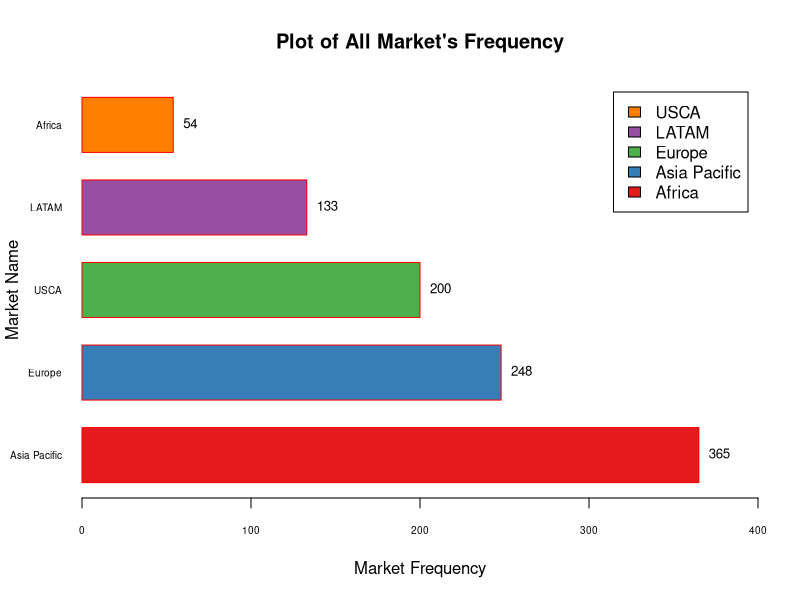
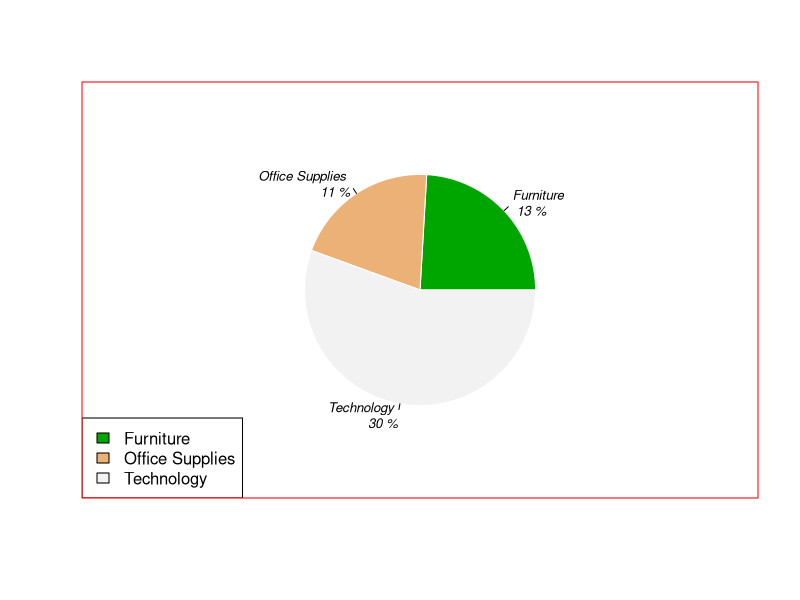
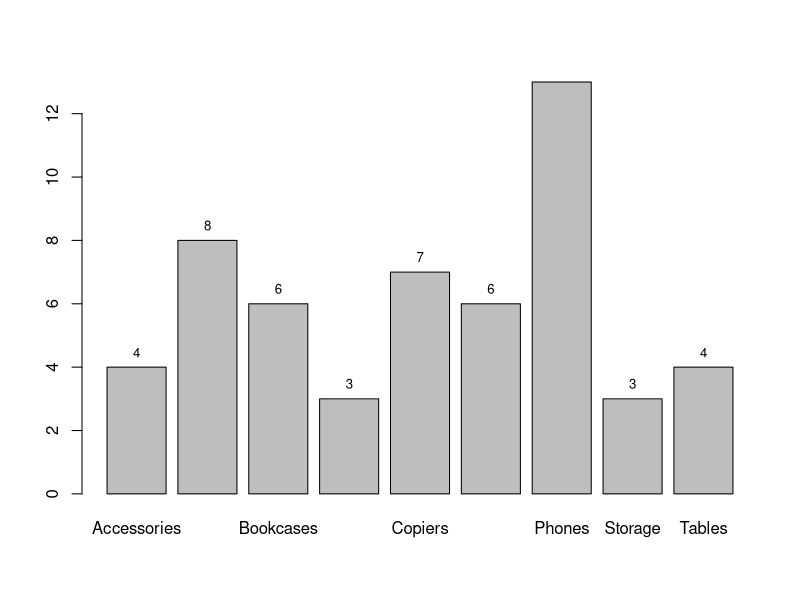
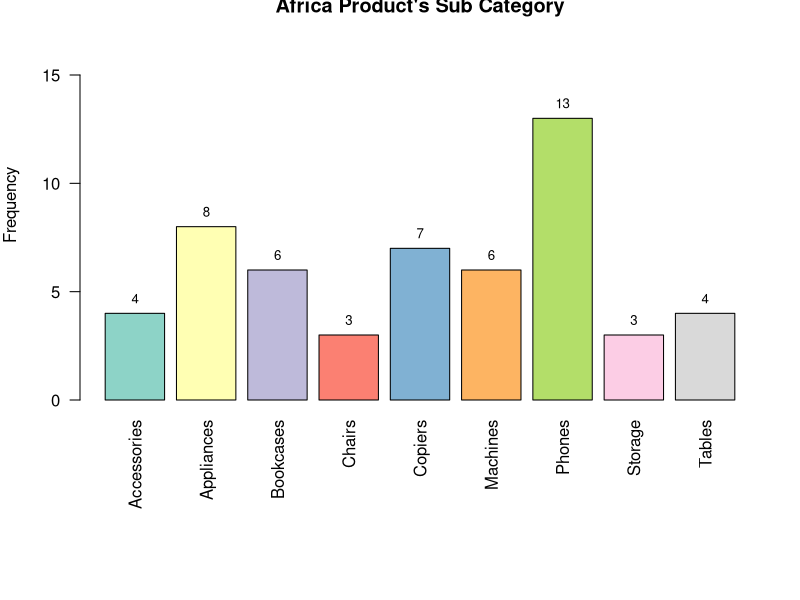
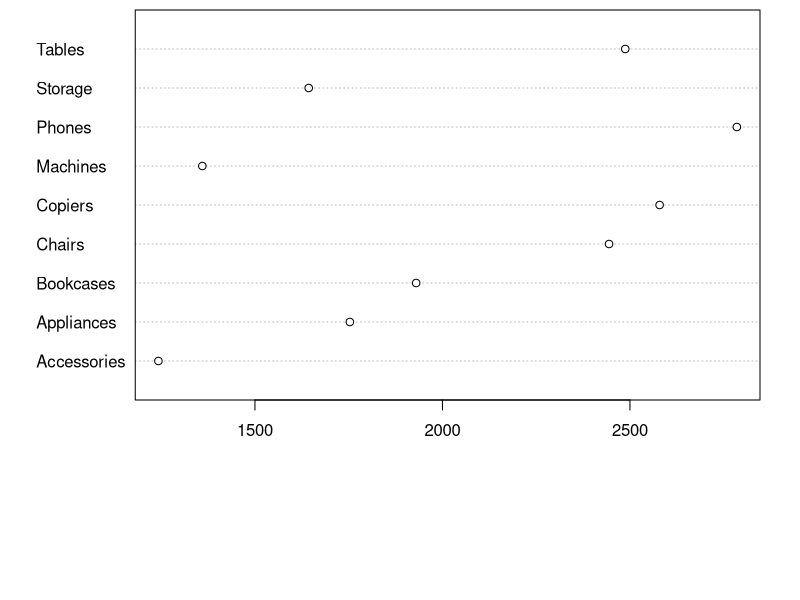
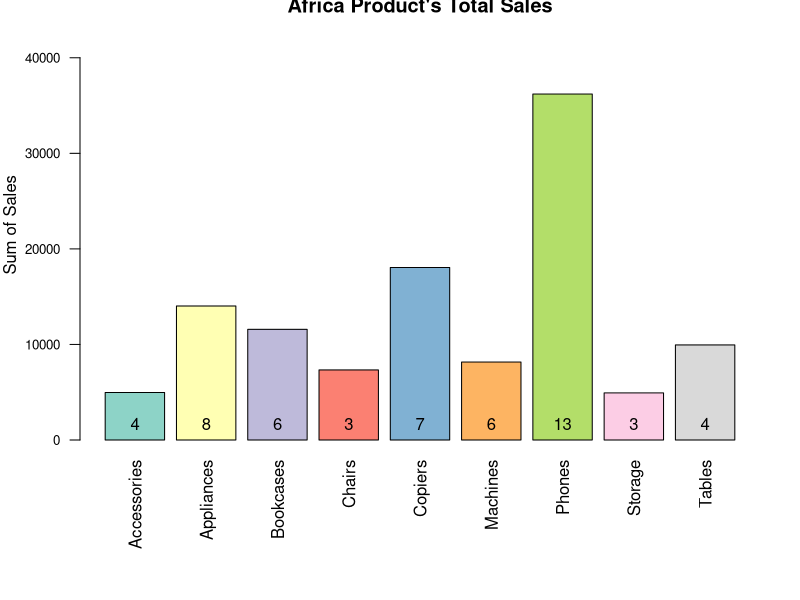
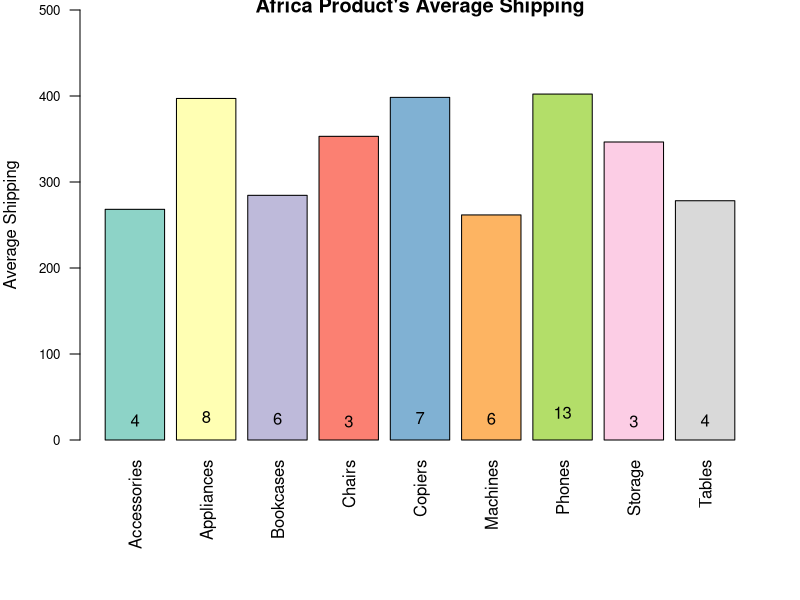
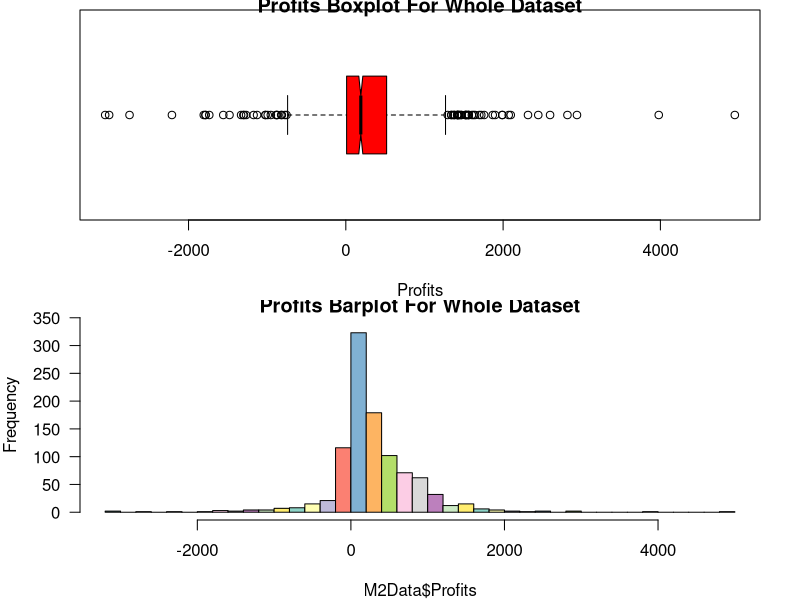

These charts were generated, in order, by the following R code:
## ---- chunk 1
# Libraries used in this markdown
library(rmarkdown)
library(readxl)
library(readr)
library(tidyverse)
library(dplyr)
library(knitr)
library(kableExtra)
library(magrittr)
library(RColorBrewer)

# Data imported from M2Project_Data.xlsx
library(readxl)
M2Data <- read_excel("DataSets/M2Project_Data-1.xlsx", 
    sheet = "M2Project_V2")
## ---- chunk 2

first5m2 = head(M2Data, n = 5)
last5m2 = tail(M2Data, n = 5)

firstandlast5m2=rbind(first5m2, last5m2)

kbl(firstandlast5m2) %>%
  kable_styling(bootstrap_options = c("striped", "hover", "condensed", "responsive"))

## ---- chunk 3

AllMarket = M2Data[, c('Market')]

AllMarketFrequency = table(AllMarket)

kbl(AllMarketFrequency) %>%
  kable_styling(bootstrap_options = c("striped", "hover", "condensed", "responsive"))

## ---- chunk 4
plotAllMarketFrequency = barplot(AllMarketFrequency[order(AllMarketFrequency,decreasing = TRUE)], 
                 main="Plot of All Market's Frequency",
                 xlab="Market Frequency",
                 ylab = "Market Name",
                 border = "red",
                 las = 1,
                 cex.axis = 0.6,
                 cex.names = 0.6,
                 horiz = T,
                 legend.text = rownames(AllMarketFrequency),
                 space = 0.5,
                 xlim = c(0,400),
                 col = brewer.pal(8,"Set1")
                 )
text(AllMarketFrequency[order(AllMarketFrequency,decreasing = TRUE)], 
     plotAllMarketFrequency, 
     AllMarketFrequency[order(AllMarketFrequency,decreasing = TRUE)], 
     cex=0.8, 
     pos=4)

## ---- chunk 5

t4Africa = dplyr::filter(M2Data, Market == "Africa")

Product_Categoryt4Africa = t4Africa[, c('Product_Category')]

Product_Categoryt4AfricaFrequency = table(Product_Categoryt4Africa)

pieLabels = paste(unique(sort(t4Africa$Product_Category)),
                  "\n",
                  round(Product_Categoryt4AfricaFrequency,1),
                  "%")

pie(Product_Categoryt4AfricaFrequency,
    labels = pieLabels,
    radius = 0.6,
    col = terrain.colors(3),
    border = "white",
    lty = 1,
    cex=0.8,
    font = 3
    )


legend("bottomleft",
       legend = paste(unique(sort(t4Africa$Product_Category))),
       fill = terrain.colors(3),
       border = "black")

box(col="red")

## ---- chunk 6

task5_table = table(t4Africa$Product_SubCategory)

t5bar = barplot(task5_table)

text(y=table(t4Africa$Product_SubCategory),
  t5bar,
  table(t4Africa$Product_SubCategory),
  cex=0.8,
  pos=3)


## ---- chunk 7

task6_table = table(t4Africa$Product_SubCategory)

par(mar = c(10,4,0.5,2))


#t6bar = barplot(task6_table)


barplot(task6_table,
main = "Africa Product's Sub Category",
las=2,
# xlab = "Category",
ylab = "Frequency",
col = brewer.pal(9, "Set3"),
ylim=c(0,18),
horiz = FALSE)


text(y=table(t4Africa$Product_SubCategory),
  t5bar,
  table(t4Africa$Product_SubCategory),
  cex=0.8,
  pos=3)


## ---- chunk 8

meanSales = tapply(t4Africa$Price, t4Africa$Product_SubCategory, mean)

dotchart(meanSales)

## ---- chunk 9

sumSales = tapply(t4Africa$Price, t4Africa$Product_SubCategory, sum)

par(mar = c(8,4,0.5,2))

barplot(sumSales,
main = "Africa Product's Total Sales",
las=2,
# xlab = "Sum of Sales",
ylab = "Sum of Sales",
col = brewer.pal(9, "Set3"),
cex.axis = 0.8,
ylim=c(0,45000),
horiz = FALSE)


text(y=table(t4Africa$Product_SubCategory),
  t5bar,
  table(t4Africa$Product_SubCategory),
  cex=1,
  pos=3)

## ---- chunk 10
meanShipping = tapply(t4Africa$ShippingCost, t4Africa$Product_SubCategory, mean)

par(mar = c(8,4,0.5,2))

barplot(meanShipping,
main = "Africa Product's Average Shipping",
las=2,
# xlab = "Average Shipping",
ylab = "Average Shipping",
col = brewer.pal(9, "Set3"),
cex.axis = 0.8,
ylim=c(0,500),
horiz = FALSE)


text(y=table(t4Africa$Product_SubCategory),
  t5bar,
  table(t4Africa$Product_SubCategory),
  cex=1,
  pos=3)

## ---- chunk 11

par(mfcol = c(2, 1),
    mai = c(1, 1, 0.2, 0.4),
    mar = c(4, 4, 0.5, 2))



boxplot(M2Data$Profits,
        horizontal = T,
        col = rainbow(ncol(trees)),
        xlab = "Profits" ,
        notch = TRUE,
        main = "Profits Boxplot For Whole Dataset")

hist(M2Data$Profits,
     main = "Profits Barplot For Whole Dataset",
     las=1,
     ylim=c(0,350),
     col = brewer.pal(12, "Set3"),
     breaks = 50)






## ---- chunk 12

t12LATAM = dplyr::filter(M2Data, Market == "LATAM")

par(mfcol = c(2, 1),
    mai = c(1, 1, 0.2, 0.4),
    mar = c(4, 4, 0.5, 2))

boxplot(t12LATAM$Profits,
        horizontal = T,
        col = rainbow(ncol(trees)),
        xlab = "Profits" ,
        notch = TRUE,
        main = "Profits Boxplot For LATAM")

hist(t12LATAM$Profits,
     main = "Profits Barplot For LATAM",
     las=1,
     ylim=c(0,20),
     col = brewer.pal(12, "Set3"),
     breaks = 50)


## ---- chunk 13
t13LATAM =dplyr::filter(M2Data, Market == "LATAM")
sumLATAMSales = tapply(t13LATAM$Price, t13LATAM$Product_SubCategory, sum)

kbl(sumLATAMSales) %>%
  kable_styling(bootstrap_options = c("striped", "hover", "condensed", "responsive"))

## ---- chunk 14

boxplot(Profits~Region,
data=t13LATAM,
main="Boxplots for each region",
xlab="Region",
ylab="Profits",
col="orange",
border="brown"
)


## ---- chunk 15

t15 = M2Data$Product_SubCategory%>%
  table() %>%
  as.data.frame()%>%
  rename(Frequencies = Freq)%>%
  mutate(CumulativeFrequency = cumsum(Frequencies),
         Probability = Frequencies/nrow(M2Data),
         CumulativeProbability = cumsum(Probability))

knitr::kable(t15,
             digits = 2,
             caption = "Table with cumulative frequencies and probabilities for all region's Product subcategory",
             fomat = "html",
             table.attr = "style='width:40%;'",
             align = 'c') %>%
  kable_classic(bootstrap_option = "striped",
                full_width = TRUE,
                position = "center",
                font_size = 12)

## ---- chunk 16

AllMarketFrequency = table(AllMarket)

par(mfrow=c(2,2),mar = c(8, 8, 0.5, 2), mai = c(1,1,0.5,0.2))


Product_Category = M2Data[, c('Product_Category')]
Product_CategorFrequency = table(Product_Category)

pieLabels = paste(M2Data$Product_Category,
                  round(100*Product_CategorFrequency/sum(Product_CategorFrequency), 1)
                  , "%")

pie(t15$Frequencies,
    labels = pieLabels,
    main = "Frequency",
    radius = 1.1,
    col = terrain.colors(17),
    border = "black",
    lty = 1,
    cex=0.4,
    font = 3
    )


barplot(t15$CumulativeFrequency,
main = "Cumulative Frequency",
las=2,
names.arg=c(t15$.),
# xlab = "Average Shipping",
ylab = "Frequency",
col = brewer.pal(12, "Set3"),
cex.axis = 0.6,
cex.lab = 0.6,
cex.names = 0.6,
ylim=c(0,1200),
horiz = FALSE)





pie(t15$Probability,
    labels = pieLabels,
    main = "Probability",
    radius = 1.1,
    col = terrain.colors(17),
    border = "black",
    lty = 1,
    cex=0.4,
    font = 3
    )


barplot(t15$CumulativeProbability,
main = "Cumulative Probability",
las=2,
names.arg=c(t15$.),
# xlab = "Average Shipping",
ylab = "Probability",
col = brewer.pal(12, "Set3"),
cex.axis = 0.6,
cex.lab = 0.6,
cex.names = 0.6,
ylim=c(0,1),
horiz = FALSE)




## ---- chunk 17


Africa = dplyr::filter(M2Data, Market == "Africa")
AsiaPacific = dplyr::filter(M2Data, Market == "Asia Pacific")
Europe = dplyr::filter(M2Data, Market == "Europe")
LATAM = dplyr::filter(M2Data, Market == "LATAM")
USCA = dplyr::filter(M2Data, Market == "USCA")

AfrMarketFrequency = table(Africa$Product_Category)
AsiMarketFrequency = table(AsiaPacific$Product_Category)
EurMarketFrequency = table(Europe$Product_Category)
LATMarketFrequency = table(LATAM$Product_Category)
USCMarketFrequency = table(USCA$Product_Category)




AddedMarketFrequency=rbind(AfrMarketFrequency, AsiMarketFrequency, EurMarketFrequency, LATMarketFrequency, USCMarketFrequency)

barplot(AddedMarketFrequency,
main = "Added Market Frequency",
#names.arg=c(t15$.),
# xlab = "Average Shipping",
ylab = "Frequency",
col = 1:5,
cex.axis = 1,
cex.lab = 1,
cex.names = 1,
ylim=c(0,450),
horiz = FALSE)

legend("topleft", 
       legend = rownames(AddedMarketFrequency), 
       fill = 1:5, ncol = 2,
       cex = 0.75)
